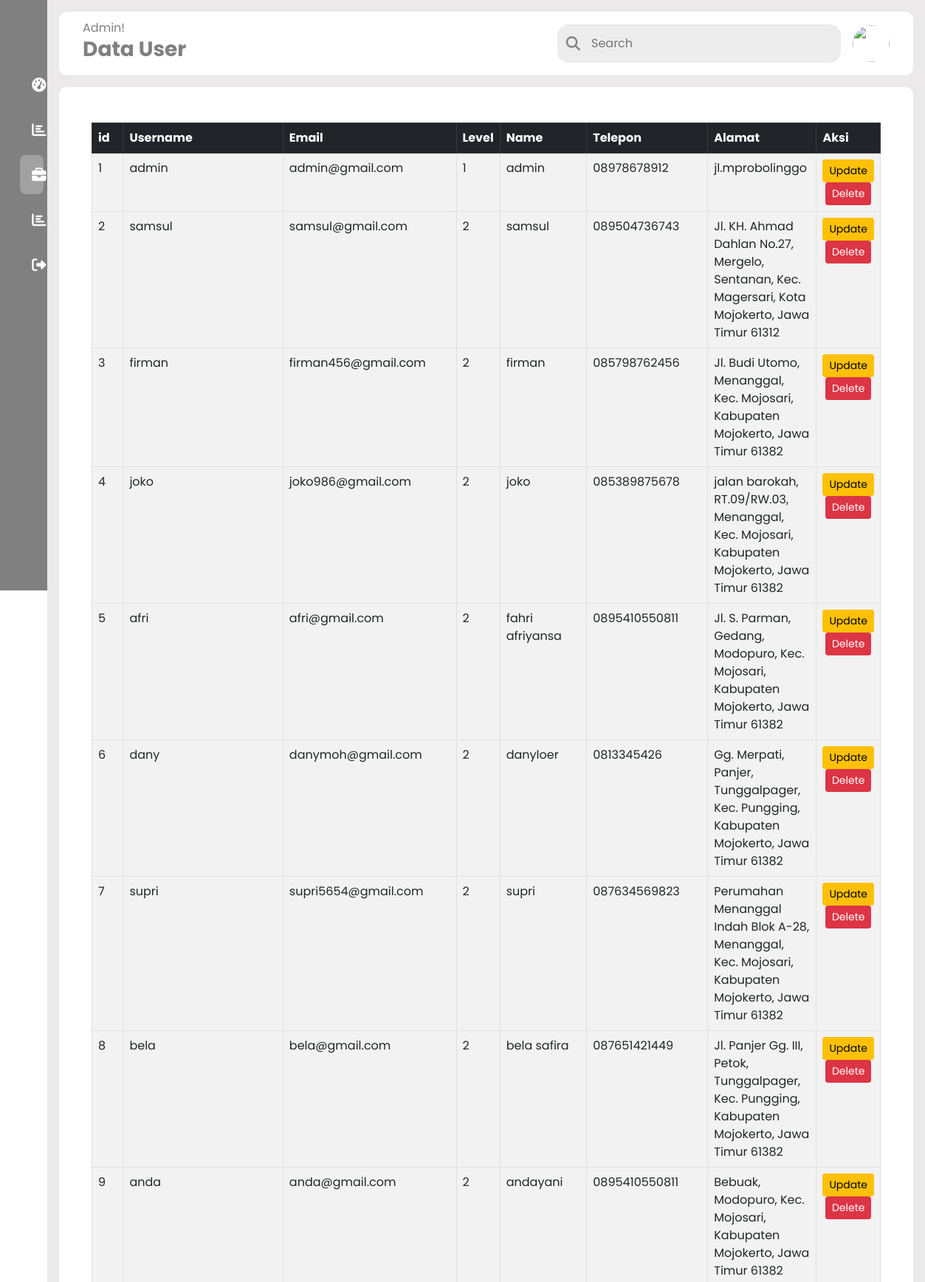
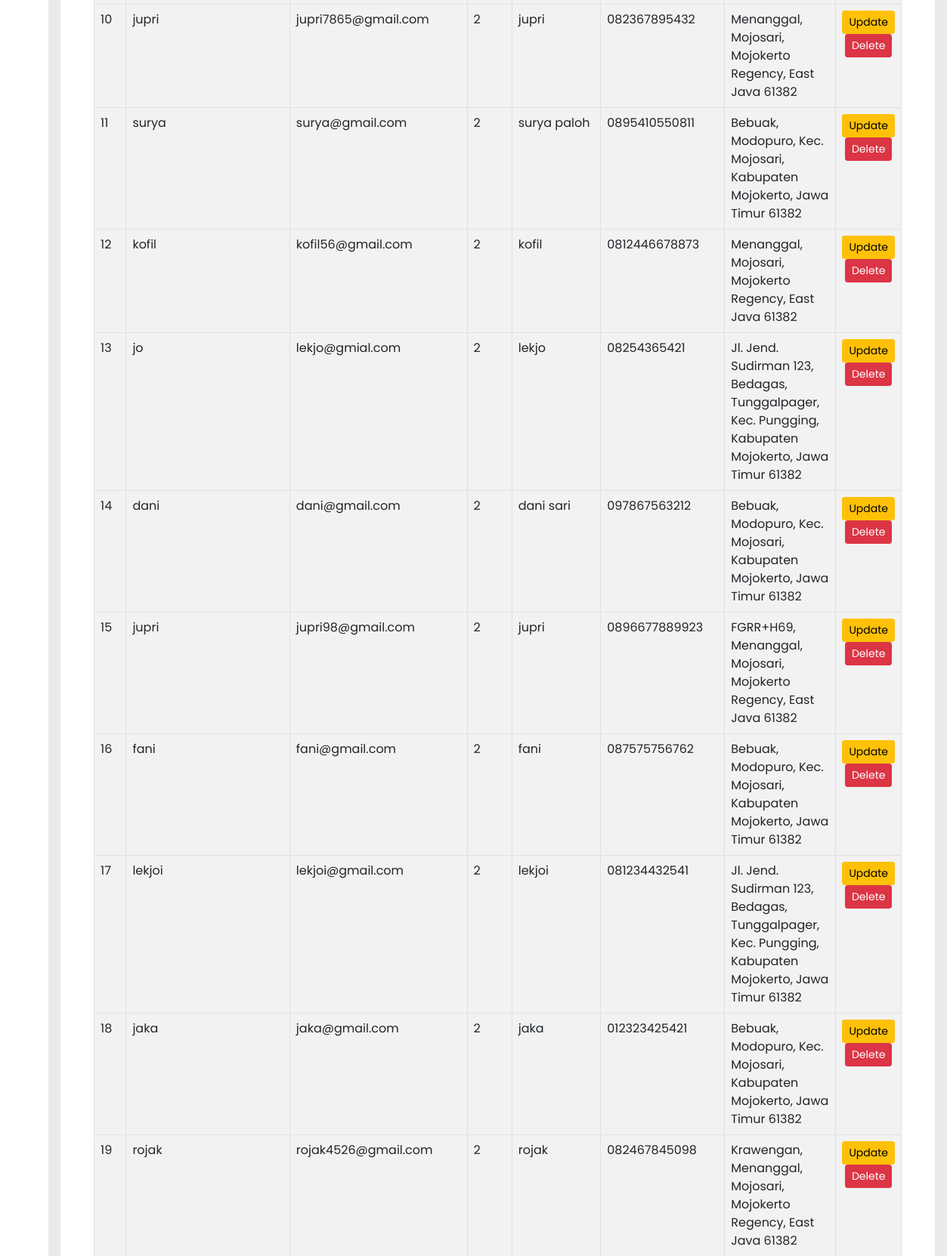
The page /data_user.php (upper part) on the database its author committed (2 pictures, top to bottom).
### tables this page shows
CREATE TABLE `users` (
  `user_id` int NOT NULL,
  `username` varchar(100) NOT NULL,
  `email` varchar(100) NOT NULL,
  `password` varchar(255) NOT NULL,
  `level` tinyint DEFAULT NULL,
  `name` varchar(255) DEFAULT NULL,
  `phone` varchar(15) DEFAULT NULL,
  `address` varchar(255) DEFAULT NULL
);

### data_user.php (the view, shortened to what this page needs)
<?php
  include 'koneksi/koneksi.php'
?>
<!DOCTYPE html>
<html lang="en">
<head>
    <link rel="stylesheet" href="css/style2.css" />
    <link href="https://cdn.jsdelivr.net/npm/bootstrap@5.0.2/dist/css/bootstrap.min.css" rel="stylesheet">
    <link rel="stylesheet" href="https://cdnjs.cloudflare.com/ajax/libs/font-awesome/6.4.0/css/all.min.css"
    />
</head>
<body>
<div class="sidebar">
      <div class="logo"></div>
      <ul class="menu">
        <li>
          <a href="timeline.php">
            <i class="fas fa-tachometer-alt"></i>
          </a>
        </li>
        <li>
          <a href="pengeluaran.php">
            <i class="fas fa-chart-bar"></i>
          </a>
        </li>
        <li class="active">
          <a href="data_user.php">
            <i class="fas fa-briefcase"></i>
          </a>
        </li>
        <li>
          <a href="data_galon.php">
            <i class="fas fa-chart-bar"></i>
          </a>
        </li>
        <li>
          <a href="index.php">
            <i class="fas fa-sign-out-alt"></i>
          </a>
        </li>
      </ul>
    </div>
    <div class="main--content">
      <div class="header--wrapper">
        <div class="header--title">
          <span>Admin!</span>
          <h3><b>Data User</b></h3>
        </div>
        <div class="user--info">
          <div class="search--box">
            <i class="fa-solid fa-search"></i>
            <input type="text" placeholder="Search" />
          </div>
          <img src="../images/rengga.jpg" alt="" />
        </div>
      </div>
      <div class="card--container">
<div class="container mt-3">
    <table class="table table-striped table-hover table-bordered">
        <thead class="table-dark">
            <th>id</th>
            <th>Username</th>
            <th>Email</th>
            <th>Level</th>
            <th>Name</th>
            <th>Telepon</th>
            <th>Alamat</th>
            <th>Aksi</th>
        </thead>
        <?php
            $sqlGet = "SELECT * FROM users";
            $query = mysqli_query($conn, $sqlGet);
            while($data = mysqli_fetch_array($query)){
                 echo "
                    <tbody>
                     <tr>
                        <td>$data[user_id]</td>
                        <td>$data[username]</td>
                        <td>$data[email]</td>
                        <td>$data[level]</td>
                        <td>$data[name]</td>
                        <td>$data[phone]</td>
                        <td>$data[address]</td>
                        <td>
                            <div class='row'>
                                <div class='col d-flex justify-content-center'>
                                <a href='update_user.php?id=$data[user_id]' class='btn btn-sm btn-warning'>Update</a>
                                </div>
                                <div class='col d-flex justify-content-center'>
                                <a href='delete_user.php?id=$data[user_id]' class='btn btn-sm btn-danger'>Delete</a>
                                </div>
                            </div>
                        </td>
                      </tr>
                    </tbody>
                ";
            }
        ?>
    </table>
    </div>
    </div>
</div>
</body>
</html>

### css/style2.css (style rules this page uses)
* { margin: 0; padding: 0; border: none; outline: none; box-sizing: border-box; font-family: "Poppins", sans-serif; }
body { display: flex; }
.sidebar { position: sticky; top: 0; left: 0; bottom: 0; width: 110px; height: 100vh; padding: 0 1.7rem; color: #fff; overflow: hidden; transition: all 0.5s linear; background: gray; }
.logo { height: 80px; padding: 16px; }
.menu { height: 88%; position: relative; list-style: none; padding: 0; }
.menu li { padding: 1rem; margin: 8px 0; border-radius: 8px; transition: all 0.5s ease-in-out; }
.menu li:hover, .active { background: #e0e0e058; }
.menu a { color: #fff; font-size: 14px; text-decoration: none; display: flex; align-items: center; gap: 1.5rem; }
.menu a i { font-size: 1.2rem; }
.main--content { position: relative; background: #ebe9e9; width: 100%; padding: 1rem; }
.header--wrapper img { width: 50px; height: 50px; cursor: pointer; border-radius: 50%; }
.header--wrapper { display: flex; justify-content: space-between; align-items: center; flex-wrap: wrap; background: #fff; border-radius: 10px; padding: 10px 2rem; margin-bottom: 1rem; }
.header--title { color: gray; }
.user--info { display: flex; align-items: center; gap: 1rem; }
.search--box { background: rgba(237, 237, 237); border-radius: 15px; color: gray; display: flex; align-items: center; gap: 5px; padding: 4px 12px; }
.search--box input { background: transparent; padding: 10px; }
.search--box i { font-size: 1.2rem; cursor: pointer; transition: all 0.5s ease-out; }
.card--container { background: #fff; padding: 2rem; border-radius: 10px; }

### rows shown on the page
users: user_id "1", username "admin", email "admin@gmail.com", level "1", name "admin", phone "08978678912", address "jl.mprobolinggo"
users: user_id "2", username "samsul", email "samsul@gmail.com", level "2", name "samsul", phone "089504736743", address "Jl. KH. Ahmad Dahlan No.27, Mergelo, Sentanan, Kec. Magersari, Kota Mojokerto, Jawa Timur 61312"
users: user_id "3", username "firman", email "firman456@gmail.com", level "2", name "firman", phone "085798762456", address "Jl. Budi Utomo, Menanggal, Kec. Mojosari, Kabupaten Mojokerto, Jawa Timur 61382"
users: user_id "4", username "joko", email "joko986@gmail.com", level "2", name "joko", phone "085389875678", address "jalan barokah, RT.09/RW.03, Menanggal, Kec. Mojosari, Kabupaten Mojokerto, Jawa Timur 61382"
users: user_id "5", username "afri", email "afri@gmail.com", level "2", name "fahri afriyansa", phone "0895410550811", address "Jl. S. Parman, Gedang, Modopuro, Kec. Mojosari, Kabupaten Mojokerto, Jawa Timur 61382"
users: user_id "6", username "dany", email "danymoh@gmail.com", level "2", name "danyloer", phone "0813345426", address "Gg. Merpati, Panjer, Tunggalpager, Kec. Pungging, Kabupaten Mojokerto, Jawa Timur 61382"
users: user_id "7", username "supri", email "supri5654@gmail.com", level "2", name "supri", phone "087634569823", address "Perumahan Menanggal Indah Blok A-28, Menanggal, Kec. Mojosari, Kabupaten Mojokerto, Jawa Timur 61382"
users: user_id "8", username "bela", email "bela@gmail.com", level "2", name "bela safira", phone "087651421449", address "Jl. Panjer Gg. III, Petok, Tunggalpager, Kec. Pungging, Kabupaten Mojokerto, Jawa Timur 61382"
users: user_id "9", username "anda", email "anda@gmail.com", level "2", name "andayani", phone "0895410550811", address "Bebuak, Modopuro, Kec. Mojosari, Kabupaten Mojokerto, Jawa Timur 61382"
users: user_id "10", username "jupri", email "jupri7865@gmail.com", level "2", name "jupri", phone "082367895432", address "Menanggal, Mojosari, Mojokerto Regency, East Java 61382"
users: user_id "11", username "surya", email "surya@gmail.com", level "2", name "surya paloh", phone "0895410550811", address "Bebuak, Modopuro, Kec. Mojosari, Kabupaten Mojokerto, Jawa Timur 61382"
users: user_id "12", username "kofil", email "kofil56@gmail.com", level "2", name "kofil", phone "0812446678873", address "Menanggal, Mojosari, Mojokerto Regency, East Java 61382"
users: user_id "13", username "jo", email "lekjo@gmial.com", level "2", name "lekjo", phone "08254365421", address "Jl. Jend. Sudirman 123, Bedagas, Tunggalpager, Kec. Pungging, Kabupaten Mojokerto, Jawa Timur 61382"
users: user_id "14", username "dani", email "dani@gmail.com", level "2", name "dani sari", phone "097867563212", address "Bebuak, Modopuro, Kec. Mojosari, Kabupaten Mojokerto, Jawa Timur 61382"
users: user_id "15", username "jupri", email "jupri98@gmail.com", level "2", name "jupri", phone "0896677889923", address "FGRR+H69, Menanggal, Mojosari, Mojokerto Regency, East Java 61382"
users: user_id "16", username "fani", email "fani@gmail.com", level "2", name "fani", phone "087575756762", address "Bebuak, Modopuro, Kec. Mojosari, Kabupaten Mojokerto, Jawa Timur 61382"
users: user_id "17", username "lekjoi", email "lekjoi@gmail.com", level "2", name "lekjoi", phone "081234432541", address "Jl. Jend. Sudirman 123, Bedagas, Tunggalpager, Kec. Pungging, Kabupaten Mojokerto, Jawa Timur 61382"
users: user_id "18", username "jaka", email "jaka@gmail.com", level "2", name "jaka", phone "012323425421", address "Bebuak, Modopuro, Kec. Mojosari, Kabupaten Mojokerto, Jawa Timur 61382"
users: user_id "19", username "rojak", email "rojak4526@gmail.com", level "2", name "rojak", phone "082467845098", address "Krawengan, Menanggal, Mojosari, Mojokerto Regency, East Java 61382"
